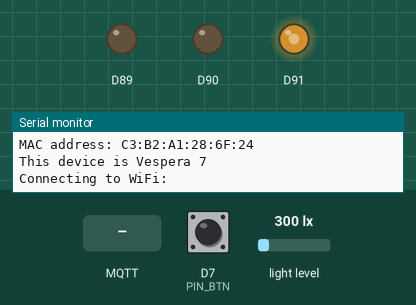
Simulated run of this sketch. Board: Arduino MKR. Shown: output pins drawn as LEDs (lit = HIGH), the last lines printed to the serial monitor. Inputs (shaded band) come from the test bench; at power-on: D7 (PIN_BTN) HIGH, light level 300 lx. WiFi joins after 1.5 s; servers stay silent unless stated; no MQTT or app messages arrive unless stated.

Above: at 0.1 s.
At 3.2 s:
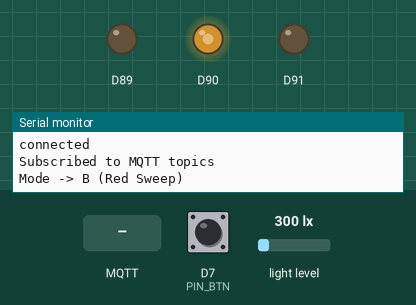
3.3 s: D7 (PIN_BTN) pulled LOW for 0.15 s
4.9 s: MQTT message "1" arrives on the first subscribed topic
6.4 s: D7 (PIN_BTN) pulled LOW for 1 s
8.9 s: D7 (PIN_BTN) pulsed LOW 2 times (0.12 s each, 0.3 s apart)
11.0 s: D7 (PIN_BTN) pulsed LOW 5 times (0.12 s each, 0.3 s apart)
Timing chart, 0 to 14.0 s (numbered marks = the images above; inputs shaded):
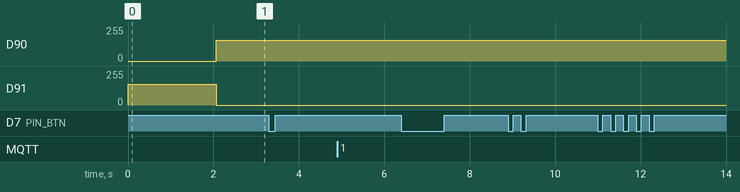

The sketch:

mkr1010_mqtt_simple.ino
```cpp
// Duncan Wilson Oct 2025 - v1 - MQTT messager to vespera

// works with MKR1010

#include <SPI.h>
#include <WiFiNINA.h>
#include <PubSubClient.h>
#include <utility/wifi_drv.h>   // library to drive to RGB LED on the MKR1010
#include <Wire.h>
#include <BH1750.h>
#include <math.h>
#include "arduino_secrets.h"
BH1750 lightMeter(BH1750::CONTINUOUS_LOW_RES_MODE);

/*
**** please enter your sensitive data in the Secret tab/arduino_secrets.h
**** using format below
#define SECRET_SSID "ssid name"
#define SECRET_PASS "ssid password"
#define SECRET_MQTTUSER "user name - eg student"
#define SECRET_MQTTPASS "password";
 */
const char* ssid          = SECRET_SSID;
const char* password      = SECRET_PASS;
const char* mqtt_username = SECRET_MQTTUSER;
const char* mqtt_password = SECRET_MQTTPASS;
const char* mqtt_server   = "mqtt.cetools.org";
const int mqtt_port       = 1884;

// create wifi object and mqtt object
WiFiClient wifiClient;
PubSubClient mqttClient(wifiClient);

// Make sure to update your lightid value below with the one you have been allocated
String lightId = "7"; // the topic id number or user number being used.

// Here we define the MQTT topic we will be publishing data to
String mqtt_topic = "student/CASA0014/luminaire/" + lightId;
String clientId = ""; // will set once i have mac address so that it is unique

// NeoPixel Configuration - we need to know this to know how to send messages
// to vespera
const int num_leds = 72;
const int payload_size = num_leds * 3; // x3 for RGB

// Grid layout
const int ROWS = 6;
const int COLS = 12;


// Create the byte array to send in MQTT payload this stores all the colours
// in memory so that they can be accessed in for example the rainbow function
byte RGBpayload[payload_size];

// Convert HSV to 8-bit RGB
void hsvToRgb(float h, float s, float v, uint8_t& r, uint8_t& g, uint8_t& b){
  while (h < 0)        h += 360.0f;
  while (h >= 360.0f)  h -= 360.0f;
  if (s <= 0.0f){ // gray
    uint8_t x = (uint8_t)(v * 255.0f);
    r = g = b = x;
    return;
  }
  float c = v * s;
  float x = c * (1 - fabsf(fmodf(h/60.0f, 2.0f) - 1));
  float m = v - c;
  float rp, gp, bp;
  if      (h < 60)  { rp=c; gp=x; bp=0; }
  else if (h < 120) { rp=x; gp=c; bp=0; }
  else if (h < 180) { rp=0; gp=c; bp=x; }
  else if (h < 240) { rp=0; gp=x; bp=c; }
  else if (h < 300) { rp=x; gp=0; bp=c; }
  else              { rp=c; gp=0; bp=x; }
  r = (uint8_t)((rp + m) * 255.0f);
  g = (uint8_t)((gp + m) * 255.0f);
  b = (uint8_t)((bp + m) * 255.0f);
}

float luxEMA = -1.0;                 // Exponential Moving Average
const uint8_t BASE_R = 255, BASE_G = 180, BASE_B = 60; // warm yellow light

// Button!!!
const int PIN_BTN = 7;  // pin7
enum Mode {
  MODE_A_LUX_RED,   // red light
  MODE_B_R_SWEEP,   // red sweep
  MODE_C_G_SWEEP,   // green sweep
  MODE_D_B_SWEEP,   // blue sweep
  MODE_E_LAYER,     // layer brightness
  MODE_G_LOOP,      // RGB color loop
  MODE_F_OFF        // turn off
};
Mode modeNow = MODE_A_LUX_RED;

bool btnLast = true;  // pressed = LOW
unsigned long btnTs = 0;
const unsigned long DEBOUNCE = 50; //ms

// Gradient animation (G)
const uint32_t HUE_CYCLE_MS = 10000;   // time for 1 coulor loop


void setup() {
  Serial.begin(115200);
  //while (!Serial); // Wait for serial port to connect (useful for debugging)
  Serial.println("Vespera");
  // start light sensor and wifi setup

  pinMode(PIN_BTN, INPUT_PULLUP); //Initialize button

  Wire.begin();
  if (!lightMeter.begin()) {
    Serial.println("BH1750 init failed, check wiring.");
  } else {
    lightMeter.configure(BH1750::CONTINUOUS_LOW_RES_MODE); // use faster light sensor mode
    Serial.println("BH1750 ready (LOW_RES).");
  }
  send_all_off(); //turn off all the light when start
  // make sure lights are clear before running


  // print your MAC address:
  byte mac[6];
  WiFi.macAddress(mac);
  Serial.print("MAC address: ");
  printMacAddress(mac);

  Serial.print("This device is Vespera ");
  Serial.println(lightId);

  // Connect to WiFi
  startWifi();

  // Connect to MQTT broker
  mqttClient.setServer(mqtt_server, mqtt_port);
  mqttClient.setBufferSize(2000);
  mqttClient.setCallback(callback);

  Serial.println("Set-up complete");
}

void loop() {
  // keep checking wifi and mqtt connection
  // if not connected then try to reconnect
  // Reconnect if necessary
  if (!mqttClient.connected()) {
    reconnectMQTT();
  }

  if (WiFi.status() != WL_CONNECTED){
    startWifi();
  }
  // keep mqtt alive
  mqttClient.loop();

  //Press button to go through all modes
  bool now = (digitalRead(PIN_BTN) == LOW);        // pressed = LOW

  // change mode each time button is pressed
  // print the current mode to serial monitor
  if (now != btnLast && millis() - btnTs > DEBOUNCE) {
    btnTs = millis();
    if (now == false && btnLast == true) {         // detect button release
      modeNow = (Mode)((modeNow + 1) % 7);         // seven modes
      Serial.print("Mode -> ");
      switch (modeNow) {
        case MODE_A_LUX_RED: Serial.println("A (Lux Red)"); break;
        case MODE_B_R_SWEEP: Serial.println("B (Red Sweep)"); break;
        case MODE_C_G_SWEEP: Serial.println("C (Green Sweep)"); break;
        case MODE_D_B_SWEEP: Serial.println("D (Blue Sweep)"); break;
        case MODE_E_LAYER:   Serial.println("E (Layer)"); break;
        case MODE_G_LOOP:    Serial.println("G (RGB Loop)"); break;
        case MODE_F_OFF:     Serial.println("F (Off)"); break;
      }
    }
  }
  btnLast = now;


  //change brightness with the lightness
  static unsigned long lastFrame = 0;
  const unsigned long FRAME_MS = 80;  // send every 80ms

  if (millis() - lastFrame >= FRAME_MS) {
    lastFrame = millis();

    //EMA smoothing
    // read light value from BH1750 sensor
    // higher lux -> brighter environment
    float lux = lightMeter.readLightLevel();       // if <0, fail
    if (lux >= 0) {
      if (luxEMA < 0) luxEMA = lux;
      float delta = fabsf(lux - luxEMA);
      float a = (delta > 60.0f) ? 0.95f : 0.80f;   // react faster when big change
      luxEMA = a*lux + (1.0f - a)*luxEMA;
    }

    //mapping darker -> brighter
    float Lmin=1.0f, Lmax=800.0f;
    float x = 1.0f - (constrain(luxEMA, Lmin, Lmax) - Lmin) / (Lmax - Lmin);
    float gamma = 0.7f;
    uint8_t br = (uint8_t)constrain((int)(255.0f * powf(x, gamma)), 0, 255);

    // Base color (red)
    uint8_t r = (uint16_t)BASE_R * br / 255;
    uint8_t g = (uint16_t)BASE_G * br / 255;
    uint8_t b = (uint16_t)BASE_B * br / 255;


    // Mode!!!
    if (modeNow == MODE_F_OFF) {
      // F: all off
      for (int p=0; p<num_leds; ++p) {
        RGBpayload[p*3+0] = 0;
        RGBpayload[p*3+1] = 0;
        RGBpayload[p*3+2] = 0;
      }
    }
    else if (modeNow == MODE_A_LUX_RED) {
      // A: warm yellow controlled by lightness
      for (int p=0; p<num_leds; ++p) {
        RGBpayload[p*3+0] = r;
        RGBpayload[p*3+1] = g;
        RGBpayload[p*3+2] = b;
      }
    }

    else if (modeNow == MODE_B_R_SWEEP) {
      // B: red gets brighter when it's darker, G and B fixed to 0
      // Darker environment → stronger red light.

      // Map luxEMA to R=0..255
      float Lmin = 1.0f, Lmax = 800.0f;  // adjust if sensor range differs
      float x = 1.0f - (constrain(luxEMA, Lmin, Lmax) - Lmin) / (Lmax - Lmin);
      float gammaR = 0.7f;                // nonlinear response
      uint8_t Rv = (uint8_t)constrain((int)(255.0f * powf(x, gammaR)), 0, 255);

      // Fill the strip with this red intensity
      for (int p = 0; p < num_leds; ++p) {
        RGBpayload[p*3 + 0] = Rv;   // Red follows ambient
        RGBpayload[p*3 + 1] = 0;    // Green off
        RGBpayload[p*3 + 2] = 0;    // Blue off
      }
    }
    else if (modeNow == MODE_C_G_SWEEP) {
      // C: Green controlled by lightness，R/B=0
      float Lmin=1.0f, Lmax=800.0f;
      float x = 1.0f - (constrain(luxEMA, Lmin, Lmax) - Lmin) / (Lmax - Lmin);
      uint8_t Gv = (uint8_t)constrain((int)(255.0f * powf(x, 0.7f)), 0, 255);
      for (int p=0; p<num_leds; ++p) {
        RGBpayload[p*3+0] = 0;
        RGBpayload[p*3+1] = Gv;
        RGBpayload[p*3+2] = 0;
      }
    }
    else if (modeNow == MODE_D_B_SWEEP) {
      // D: Blue controlled by lightness，R/G=0
      float Lmin=1.0f, Lmax=800.0f;
      float x = 1.0f - (constrain(luxEMA, Lmin, Lmax) - Lmin) / (Lmax - Lmin);
      uint8_t Bv = (uint8_t)constrain((int)(255.0f * powf(x, 0.7f)), 0, 255);
      for (int p=0; p<num_leds; ++p) {
        RGBpayload[p*3+0] = 0;
        RGBpayload[p*3+1] = 0;
        RGBpayload[p*3+2] = Bv;
      }
    }
    else if (modeNow == MODE_E_LAYER) {
      // E：Light up rows one by one
      float Lmin = 1.0f, Lmax = 800.0f;
      float x = 1.0f - (constrain(luxEMA, Lmin, Lmax) - Lmin) / (Lmax - Lmin);
      int lit = (int)constrain((int)roundf(x * num_leds), 0, num_leds); // 0..72

      const uint8_t WR = 255, WG = 180, WB = 60; // warm yellow light

      int k = 0; // numbers of already lighted
      for (int r = 0; r < ROWS; ++r) {
        for (int c = 0; c < COLS; ++c) {
          int idx = r + ROWS * c;
          bool on = (k < lit);
          RGBpayload[idx*3 + 0] = on ? WR : 0;
          RGBpayload[idx*3 + 1] = on ? WG : 0;
          RGBpayload[idx*3 + 2] = on ? WB : 0;
          ++k;
        }
      }
    }
    else { // MODE_G_LOOP
      // colour loop
      float hue = fmodf((millis() % HUE_CYCLE_MS) * (360.0f / HUE_CYCLE_MS), 360.0f);

      // Convert HSV to RGB
      uint8_t R, G, B;
      hsvToRgb(hue, 1.0f, 1.0f, R, G, B);

      // Scale by environment brightness
      uint8_t rU = (uint8_t)((uint16_t)R * br / 255);
      uint8_t gU = (uint8_t)((uint16_t)G * br / 255);
      uint8_t bU = (uint8_t)((uint16_t)B * br / 255);

      // Fill  color
      for (int p = 0; p < num_leds; ++p) {
        RGBpayload[p*3 + 0] = rU;
        RGBpayload[p*3 + 1] = gU;
        RGBpayload[p*3 + 2] = bU;
      }
    }


    // Publish
    if (mqttClient.connected()) { // send color data to vespera web display through MQTT
      mqttClient.publish(mqtt_topic.c_str(), RGBpayload, payload_size, true);
    }
  }

  delay(10);


}

// Function to update the R, G, B values of a single LED pixel
// RGB can a value between 0-254, pixel is 0-71 for a 72 neopixel strip
void send_RGB_to_pixel(int r, int g, int b, int pixel) {
  // Check if the mqttClient is connected before publishing
  if (mqttClient.connected()) {
    // Update the byte array with the specified RGB color pattern
    RGBpayload[pixel * 3 + 0] = (byte)r; // Red
    RGBpayload[pixel * 3 + 1] = (byte)g; // Green
    RGBpayload[pixel * 3 + 2] = (byte)b; // Blue

    // Publish the byte array
    mqttClient.publish(mqtt_topic.c_str(), RGBpayload, payload_size);

    Serial.println("Published whole byte array after updating a single pixel.");
  } else {
    Serial.println("MQTT mqttClient not connected, cannot publish from *send_RGB_to_pixel*.");
  }
}

void send_all_off() {
  // Check if the mqttClient is connected before publishing
  if (mqttClient.connected()) {
    // Fill the byte array with the specified RGB color pattern
    for(int pixel=0; pixel < num_leds; pixel++){
      RGBpayload[pixel * 3 + 0] = (byte)0; // Red
      RGBpayload[pixel * 3 + 1] = (byte)0; // Green
      RGBpayload[pixel * 3 + 2] = (byte)0; // Blue
    }
    // Publish the byte array
    mqttClient.publish(mqtt_topic.c_str(), RGBpayload, payload_size);

    Serial.println("Published an all zero (off) byte array.");
  } else {
    Serial.println("MQTT mqttClient not connected, cannot publish from *send_all_off*.");
  }
}

// print MAC address to serial monitor for debugging
void printMacAddress(byte mac[]) {
  for (int i = 5; i >= 0; i--) {
    if (mac[i] < 16) {
      Serial.print("0");
    }
    Serial.print(mac[i], HEX);
    if (i > 0) {
      Serial.print(":");
    }
  }
  Serial.println();
}
```

RGBLED.ino
```cpp
void toggleRGB(){

  WiFiDrv::analogWrite(25, 255);
  WiFiDrv::analogWrite(26, 0);
  WiFiDrv::analogWrite(27, 0);

  delay(1000);

  WiFiDrv::analogWrite(25, 0);
  WiFiDrv::analogWrite(26, 255);
  WiFiDrv::analogWrite(27, 0);

  delay(1000);

  WiFiDrv::analogWrite(25, 0);
  WiFiDrv::analogWrite(26, 0);
  WiFiDrv::analogWrite(27, 255);

  delay(1000);

  WiFiDrv::analogWrite(25, 0);
  WiFiDrv::analogWrite(26, 0);
  WiFiDrv::analogWrite(27, 0);

  delay(1000);
}

void LedRed(){
  WiFiDrv::analogWrite(25, 155);
  WiFiDrv::analogWrite(26, 0);
  WiFiDrv::analogWrite(27, 0);
}

void LedBlue(){
  WiFiDrv::analogWrite(25, 0);
  WiFiDrv::analogWrite(26, 0);
  WiFiDrv::analogWrite(27, 155);
}

void LedGreen(){
  WiFiDrv::analogWrite(25, 0);
  WiFiDrv::analogWrite(26, 155);
  WiFiDrv::analogWrite(27, 0);
}
```

arduino_secrets.h
```cpp
#define SECRET_SSID " "
#define SECRET_PASS " "
#define SECRET_MQTTUSER " "
#define SECRET_MQTTPASS " "
```

connections.ino
```cpp
// Function to handle incoming MQTT messages
void callback(char* topic, byte* payload, unsigned int length) {
  Serial.print("Message received on topic: ");
  Serial.println(topic);
}


// Connect wifi and get mac address for unique clientId and print out some setup info
void startWifi(){
  delay(10);
  LedBlue(); // show Blue LED when looking for wifi
  Serial.print("Connecting to WiFi: ");
  Serial.println(ssid);

  // Check if the WiFi module is present
  if (WiFi.status() == WL_NO_MODULE) {
    Serial.println("Communication with WiFi module failed!");
    // Don't continue if module is not present
    while (true);
  }

  // Attempt to connect to WiFi network
  int status = WL_IDLE_STATUS;
  while (status != WL_CONNECTED) {
    status = WiFi.begin(ssid, password);
    Serial.print(".");
    delay(500);
  }

  Serial.println("\nWiFi connected!");
  Serial.print("IP address: ");
  Serial.println(WiFi.localIP());

  LedGreen(); // all good so show green for go
}


// handle reconnects to MQTT broker
void reconnectMQTT() {
  // Loop until we're reconnected
  LedBlue();
  while (!mqttClient.connected()) {
    Serial.println("Connecting to MQTT...");
    if (mqttClient.connect(clientId.c_str(), mqtt_username, mqtt_password)) {
      Serial.println("connected");
      // Subscribe to the topic you want to listen to
      mqttClient.subscribe(mqtt_topic.c_str());
      Serial.println("Subscribed to MQTT topics");
    } else {
      Serial.print("failed, rc=");
      Serial.print(mqttClient.state());
      Serial.println(" try again in 5 seconds");
      delay(5000);
    }
  }
  LedGreen();
}
```
